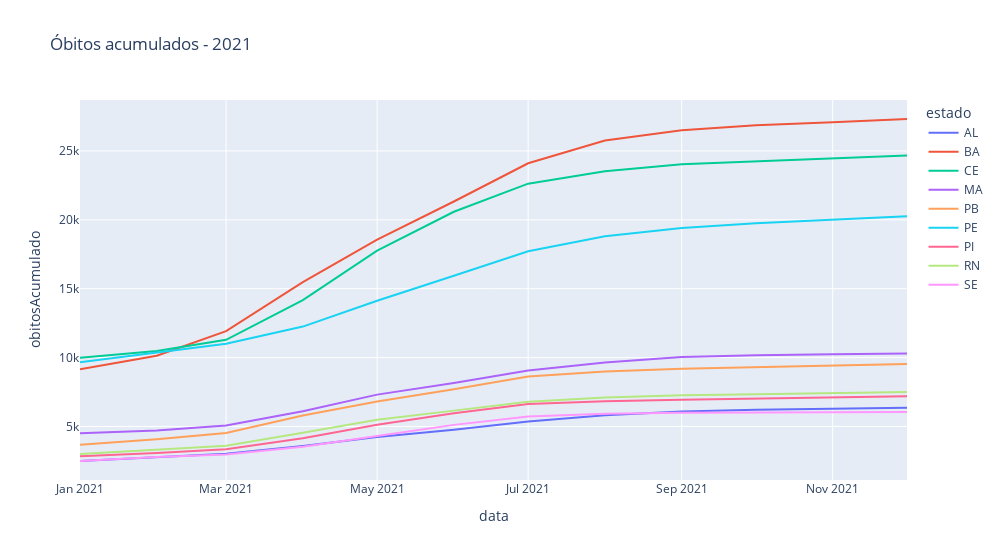

The code cell stored with this chart in its notebook:
### Markdown cell above
#### Gráfico representando o número de óbitos acumulados no primeiro dia de cada mês do ano de 2021, de acordo com cada estado

### Code cell
grafico_obitos_acumulados = xp.line(
    b2021_meses, 
    x='data', 
    y='obitosAcumulado', 
    width=1000,
    color='estado',
    title='Óbitos acumulados - 2021')

grafico_obitos_acumulados.show()

### Figure 1 — Plotly figure (JSON) as saved in the notebook; plotly's stock layout.template omitted (floating-point values rounded to 4 significant figures)
{"data": [{"hovertemplate": "estado=AL<br>data=%{x}<br>obitosAcumulado=%{y}<extra></extra>", "legendgroup": "AL", "line": {"color": "#636efa", "dash": "solid"}, "marker": {"symbol": "circle"}, "mode": "lines", "name": "AL", "orientation": "v", "showlegend": true, "type": "scatter", "x": ["2021-01-01", "2021-02-01", "2021-03-01", "2021-04-01", "2021-05-01", "2021-06-01", "2021-07-01", "2021-08-01", "2021-09-01", "2021-10-01", "2021-11-01", "2021-12-01"], "xaxis": "x", "y": [2496, 2754, 3010, 3576, 4240, 4768, 5360, 5821, 6078, 6217, 6294, 6354], "yaxis": "y"}, {"hovertemplate": "estado=BA<br>data=%{x}<br>obitosAcumulado=%{y}<extra></extra>", "legendgroup": "BA", "line": {"color": "#EF553B", "dash": "solid"}, "marker": {"symbol": "circle"}, "mode": "lines", "name": "BA", "orientation": "v", "showlegend": true, "type": "scatter", "x": ["2021-01-01", "2021-02-01", "2021-03-01", "2021-04-01", "2021-05-01", "2021-06-01", "2021-07-01", "2021-08-01", "2021-09-01", "2021-10-01", "2021-11-01", "2021-12-01"], "xaxis": "x", "y": [9159, 10136, 11914, 15472, 18561, 21329, 24105, 25759, 26497, 26866, 27080, 27320], "yaxis": "y"}, {"hovertemplate": "estado=CE<br>data=%{x}<br>obitosAcumulado=%{y}<extra></extra>", "legendgroup": "CE", "line": {"color": "#00cc96", "dash": "solid"}, "marker": {"symbol": "circle"}, "mode": "lines", "name": "CE", "orientation": "v", "showlegend": true, "type": "scatter", "x": ["2021-01-01", "2021-02-01", "2021-03-01", "2021-04-01", "2021-05-01", "2021-06-01", "2021-07-01", "2021-08-01", "2021-09-01", "2021-10-01", "2021-11-01", "2021-12-01"], "xaxis": "x", "y": [9993, 10477, 11293, 14167, 17767, 20587, 22627, 23519, 24027, 24233, 24497, 24664], "yaxis": "y"}, {"hovertemplate": "estado=MA<br>data=%{x}<br>obitosAcumulado=%{y}<extra></extra>", "legendgroup": "MA", "line": {"color": "#ab63fa", "dash": "solid"}, "marker": {"symbol": "circle"}, "mode": "lines", "name": "MA", "orientation": "v", "showlegend": true, "type": "scatter", "x": ["2021-01-01", "2021-02-01", "2021-03-01", "2021-04-01", "2021-05-01", "2021-06-01", "2021-07-01", "2021-08-01", "2021-09-01", "2021-10-01", "2021-11-01", "2021-12-01"], "xaxis": "x", "y": [4506, 4708, 5074, 6108, 7311, 8160, 9065, 9641, 10040, 10177, 10238, 10297], "yaxis": "y"}, {"hovertemplate": "estado=PB<br>data=%{x}<br>obitosAcumulado=%{y}<extra></extra>", "legendgroup": "PB", "line": {"color": "#FFA15A", "dash": "solid"}, "marker": {"symbol": "circle"}, "mode": "lines", "name": "PB", "orientation": "v", "showlegend": true, "type": "scatter", "x": ["2021-01-01", "2021-02-01", "2021-03-01", "2021-04-01", "2021-05-01", "2021-06-01", "2021-07-01", "2021-08-01", "2021-09-01", "2021-10-01", "2021-11-01", "2021-12-01"], "xaxis": "x", "y": [3680, 4068, 4526, 5791, 6819, 7703, 8628, 8994, 9190, 9312, 9423, 9532], "yaxis": "y"}, {"hovertemplate": "estado=PE<br>data=%{x}<br>obitosAcumulado=%{y}<extra></extra>", "legendgroup": "PE", "line": {"color": "#19d3f3", "dash": "solid"}, "marker": {"symbol": "circle"}, "mode": "lines", "name": "PE", "orientation": "v", "showlegend": true, "type": "scatter", "x": ["2021-01-01", "2021-02-01", "2021-03-01", "2021-04-01", "2021-05-01", "2021-06-01", "2021-07-01", "2021-08-01", "2021-09-01", "2021-10-01", "2021-11-01", "2021-12-01"], "xaxis": "x", "y": [9666, 10364, 11007, 12249, 14128, 15940, 17720, 18808, 19411, 19747, 20025, 20253], "yaxis": "y"}, {"hovertemplate": "estado=PI<br>data=%{x}<br>obitosAcumulado=%{y}<extra></extra>", "legendgroup": "PI", "line": {"color": "#FF6692", "dash": "solid"}, "marker": {"symbol": "circle"}, "mode": "lines", "name": "PI", "orientation": "v", "showlegend": true, "type": "scatter", "x": ["2021-01-01", "2021-02-01", "2021-03-01", "2021-04-01", "2021-05-01", "2021-06-01", "2021-07-01", "2021-08-01", "2021-09-01", "2021-10-01", "2021-11-01", "2021-12-01"], "xaxis": "x", "y": [2840, 3065, 3352, 4141, 5124, 5952, 6624, 6837, 6946, 7012, 7101, 7194], "yaxis": "y"}, {"hovertemplate": "estado=RN<br>data=%{x}<br>obitosAcumulado=%{y}<extra></extra>", "legendgroup": "RN", "line": {"color": "#B6E880", "dash": "solid"}, "marker": {"symbol": "circle"}, "mode": "lines", "name": "RN", "orientation": "v", "showlegend": true, "type": "scatter", "x": ["2021-01-01", "2021-02-01", "2021-03-01", "2021-04-01", "2021-05-01", "2021-06-01", "2021-07-01", "2021-08-01", "2021-09-01", "2021-10-01", "2021-11-01", "2021-12-01"], "xaxis": "x", "y": [2993, 3288, 3608, 4548, 5483, 6149, 6797, 7097, 7269, 7340, 7399, 7499], "yaxis": "y"}, {"hovertemplate": "estado=SE<br>data=%{x}<br>obitosAcumulado=%{y}<extra></extra>", "legendgroup": "SE", "line": {"color": "#FF97FF", "dash": "solid"}, "marker": {"symbol": "circle"}, "mode": "lines", "name": "SE", "orientation": "v", "showlegend": true, "type": "scatter", "x": ["2021-01-01", "2021-02-01", "2021-03-01", "2021-04-01", "2021-05-01", "2021-06-01", "2021-07-01", "2021-08-01", "2021-09-01", "2021-10-01", "2021-11-01", "2021-12-01"], "xaxis": "x", "y": [2492, 2786, 2969, 3525, 4302, 5114, 5714, 5915, 5995, 6010, 6031, 6044], "yaxis": "y"}], "layout": {"legend": {"title": {"text": "estado"}, "tracegroupgap": 0}, "title": {"text": "Óbitos acumulados - 2021"}, "width": 1000, "xaxis": {"anchor": "y", "domain": [0, 1], "title": {"text": "data"}}, "yaxis": {"anchor": "x", "domain": [0, 1], "title": {"text": "obitosAcumulado"}}}}
